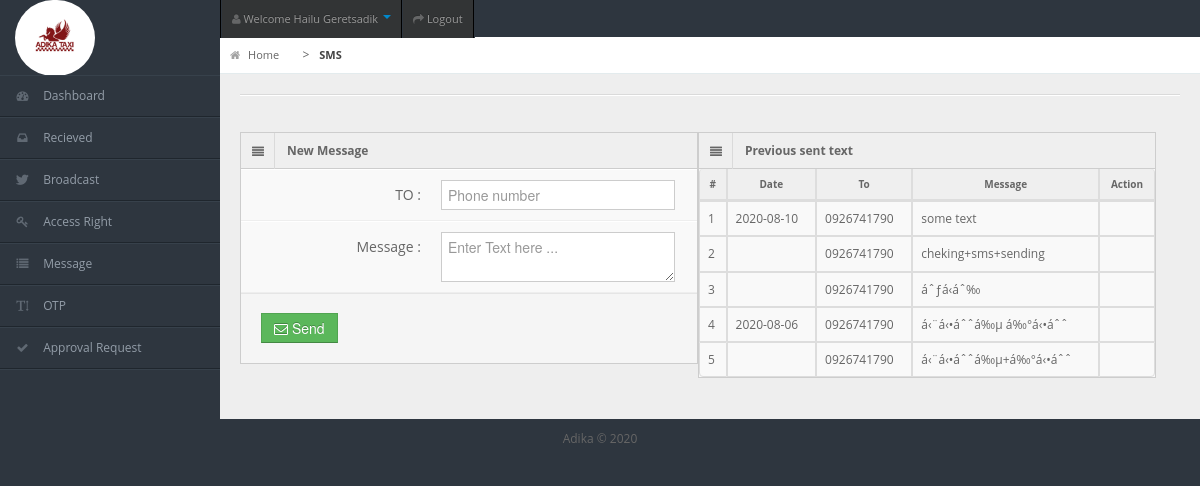
The app's page /index.php (signed in) with its own data.
### tables this page shows
CREATE TABLE `message` (
  `id` int(11) NOT NULL,
  `sender` varchar(255) NOT NULL DEFAULT '7000',
  `receiver` varchar(255) NOT NULL,
  `text` varchar(255) NOT NULL,
  `td` timestamp NOT NULL DEFAULT CURRENT_TIMESTAMP
);

### DBConfigration.php (called while the page is built, shortened)
<?php
class DBConfigration
{
	private $host = 'localhost';
	private $username = 'root';
	private $password = '';
	private $database = 'sms';
	protected $connection;
	public function __construct()
	{
		if (!isset($this->connection)) {
			$this->connection = new mysqli($this->host, $this->username, $this->password, $this->database);
		}
		return $this->connection;
	}
}
?>

### follow.php (called while the page is built, shortened)
<?php
require_once 'DBConfigration.php';
class Follow extends DBConfigration
{
	public function getData($query)
	{
		$result = $this->connection->query($query);
		$rows = array();
		while ($row = $result->fetch_assoc()) {
			$rows[] = $row;
		}
		return $rows;
	}
} ?>

### index.php (the view, shortened to what this page needs)
<?php
include 'header.html';
?><script src="js/form_validation.js"></script>
<div id="content">
    <div id="content-header">
      <div id="breadcrumb"> <a href="index.php" title="Go to Home" class="tip-bottom"><i class="icon-home"></i> Home</a>
      ><a href="index.php" class="current">SMS</a> </div>
    </div>
    <div class="container-fluid">
      <hr>
 <div class="row-fluid">
<div class="span6">
        <div class="widget-box">
          <div class="widget-title"> <span class="icon"> <i class="icon-align-justify"></i> </span>
            <h5>New Message </h5>
          </div>
          <div class="widget-content nopadding">
            <form action="send_sms.php" method="POST" name="save" onsubmit="return validatefollow();" class="form-horizontal">
                  <?php
                    require_once 'follow.php';
                    $follw = new Follow();
                    $customer= new Follow();
                    $resultdr = $customer->getData("SELECT * FROM message;");
                    ?>
              <div class="control-group">
                <label class="control-label">TO :</label>
                <div class="controls">
                <input type="text" required class="span11" name="to" placeholder="Phone number" />
                </div>
              </div>
              <div class="control-group">
                <label class="control-label">Message :</label>
                <div class="controls">
              <textarea class="span11" name="message" placeholder="Enter Text here ..." ></textarea>
                </div>
              </div>
              <div class="form-actions">
                <button type="submit" class="btn btn-success" name="save"><i class="icon icon-envelope"></i> Send</button>
              </div>
            </form>
          </div>
        </div>
        </div>
        <div class="row-fluid">
        <div class="span6">
          <div class="widget-box">
        <div class="widget-title"> <span class="icon"> <i class="icon-align-justify"></i> </span>
          <h5>Previous sent text</h5>
        </div>
        <div class="widget-content nopadding">
        <table class="table table-bordered data-table">
              <thead>
                <tr>
                  <th>#</th>
                  <th>Date</th>
                  <th>To</th>
                  <th>Message</th>
                  <th>Action</th>
                </tr>
              </thead>
               <tbody>
               <?php
            $dtt='';
                $counter = 1;
                $result = $follw->getData("SELECT * FROM message where sender = 7000 order by id DESC;");
        foreach($result as $res)
        {
          if($dtt != substr($res['td'],0,10) ){
              echo " <tr>
                          <td>" . $counter . "</td>
                          <td>" . substr($res['td'],0,10) . "</td>
                          <td>" . $res['receiver'] . "</td>
                          <td>" .substr(str_replace("+"," ",$res['text']),0,50) . "</td>
                        <td >
                        <div class=\"pull-right a\">
                         <a class=\"tip-bottom\"  onClick=\"return confirm('Are you sure to delete this follw?')\" href='delete_message.php?id=" . $res['id'] . "' title=\"Delete\"><i class=\"icon-remove-sign btn btn-danger\"></i></a> </div>
                         </td>
                        </tr>";}else{
                         echo" <tr>
                          <td>" . $counter . "</td>
                          <td></td>
                          <td>" . $res['receiver'] . "</td>
                          <td>" . substr($res['text'],0,50) . "</td>
                        <td >
                        <div class=\"pull-right a\">
                         <a class=\"tip-bottom\"  onClick=\"return confirm('Are you sure to delete this follw?')\" href='delete_message.php?id=" . $res['id'] . "' title=\"Delete\"><i class=\"icon-remove-sign btn btn-danger\"></i></a> </div>
                         </td>
                        </tr>";
                        }
                        $dtt=substr($res['td'],0,10) ;
                        $counter++;
        }    ?> </tbody>
                </table>
         </div>
          </div>
          </div>
          </div>
</div>
        </div>
      </div>

### paginator.php (shortened to what this page needs)
<?php
 try{
 require_once ("DBConfigration.php");
}catch(Exception $e){
    echo "SOMETHING GOES WRONG.";
}
?>
<link rel="stylesheet" href="https://maxcdn.bootstrapcdn.com/bootstrap/3.3.7/css/bootstrap.min.css">

### css/matrix-style.css (style rules this page uses)
* { outline:none !important; -moz-outline: none !important; }
html, body { height:100% }
body { overflow-x: hidden; margin-top: -10px; font-family: 'Open Sans', sans-serif; font-size:12px; color:#666; }
a { color:#666; }
select, textarea, input[type="text"], input[type="password"], input[type="datetime"], input[type="datetime-local"], input[type="date"], input[type="month"], input[type="time"], input[type="week"], input[type="number"], input[type="email"], input[type="url"], input[type="search"], input[type="tel"], input[type="color"], .uneditable-input, .label, .dropdown-menu, .btn, .well, .progress, .table-bordered, .btn-group > .btn:first-child, .btn-group > .btn:last-child, .btn-group > .btn:last-child, .btn-group > .dropdown-toggle, .alert { border-radius:0px; }
.btn, textarea, input[type="text"], input[type="password"], input[type="datetime"], input[type="datetime-local"], input[type="date"], input[type="month"], input[type="time"], input[type="week"], input[type="number"], input[type="email"], input[type="url"], input[type="search"], input[type="tel"], input[type="color"], .uneditable-input { box-shadow:none; }
.progress, .progress-success .bar, .progress .bar-success, .progress-warning .bar, .progress .bar-warning, .progress-danger .bar, .progress .bar-danger, .progress-info .bar, .progress .bar-info, .btn, .btn-primary { background-image:none; }
.form-horizontal .form-actions { padding-left:20px; }
#footer { padding:10px; text-align:center; }
hr { border-top-color:#dadada; }
#user-nav { position: absolute; left: 220px; top:0px; z-index: 20; margin: 0; }
#user-nav > ul { margin: 0; padding: 0; list-style: none; border-right: 1px solid #2e363f;border-left: 1px solid #000; }
#user-nav > ul > li { float: left; list-style-type: none; margin: 0; position: relative; padding: 0; border-left: 1px solid #2e363f; border-right: 1px solid #000; }
#user-nav > ul > li > a { padding:9px 10px; display: block; font-size: 11px; }
#user-nav > ul > li > a > i, #sidebar li a i { opacity: .5; margin-top: 2px; }
#sidebar { display: block; float: left; position: relative; width: 220px; z-index: 16; }
#sidebar > ul { list-style: none; margin: 0px 0 0; padding: 0; position: absolute; width: 220px; }
#sidebar > ul > li { display: block; position: relative; }
#sidebar > ul > li > a { padding: 10px 0 10px 15px; display: block; color: #939da8; }
#sidebar > ul > li > a > i { margin-right: 10px; }
#content { background: none repeat scroll 0 0 #eeeeee; margin-left: 220px; margin-right: 0; padding-bottom: 25px; position: relative; min-height:100%; width: auto; }
#content-header { position: abslute; width: 100%; margin-top: -38px; z-index: 20; }
#breadcrumb { background-color: #fff; border-bottom: 1px solid #e3ebed; }
#breadcrumb a { padding: 8px 20px 8px 10px; display: inline-block; background-image: url('../img/breadcrumb.png'); background-position: center right; background-repeat: no-repeat; font-size: 11px; color: #666666; }
#breadcrumb a:last-child { background-image:none; }
#breadcrumb a.current { font-weight: bold; color: #444444; }
#breadcrumb a i { margin-right: 5px; opacity: .6; }
.stat-boxes .peity_bar_good, .stat-boxes .peity_line_good, { color: #459D1C; }
.widget-box { background: none repeat scroll 0 0 #F9F9F9; border-left: 1px solid #CDCDCD; border-top: 1px solid #CDCDCD; border-right: 1px solid #CDCDCD; clear: both; margin-top: 16px; margin-bottom: 16px; position: relative; }
.widget-title, .modal-header, .table th, div.dataTables_wrapper .ui-widget-header { background:#efefef; border-bottom: 1px solid #CDCDCD; height: 36px; }
.widget-title span.icon { padding: 9px 10px 7px 11px; float: left; border-right:1px solid #dadada; }
.widget-title h5 { color: #666; float: left; font-size: 12px; font-weight: bold; padding: 12px; line-height: 12px; margin: 0; }
.widget-content { padding:15px; border-bottom: 1px solid #cdcdcd; }
.table th { height: auto; font-size: 10px; padding: 5px 10px 2px; border-bottom: 0; text-align: center; color: #666666; }
.nopadding { padding: 0 !important; }
.nopadding .table { margin-bottom: 0; }
.nopadding .table-bordered { border: 0; }
form { margin-bottom: 0; }
.form-horizontal .control-group { border-top: 1px solid #ffffff; border-bottom: 1px solid #eeeeee; margin-bottom: 0; }
.form-horizontal .control-label { padding-top: 15px; width: 180px; }
.form-horizontal .controls { margin-left: 200px; padding: 10px 0; }
.form-horizontal .form-actions { margin-top: 0; margin-bottom: 0; }

### records on screen
message: td "2020-08-10", receiver "0926741790", text "some text"
message: receiver "0926741790", text "cheking+sms+sending"
message: receiver "0926741790", text "áˆƒá‹­áˆ‰"
message: td "2020-08-06", receiver "0926741790", text "á‹¨á‹•áˆˆá‰µ á‰°á‹•áˆˆ"
message: receiver "0926741790", text "á‹¨á‹•áˆˆá‰µ+á‰°á‹•áˆˆ"
